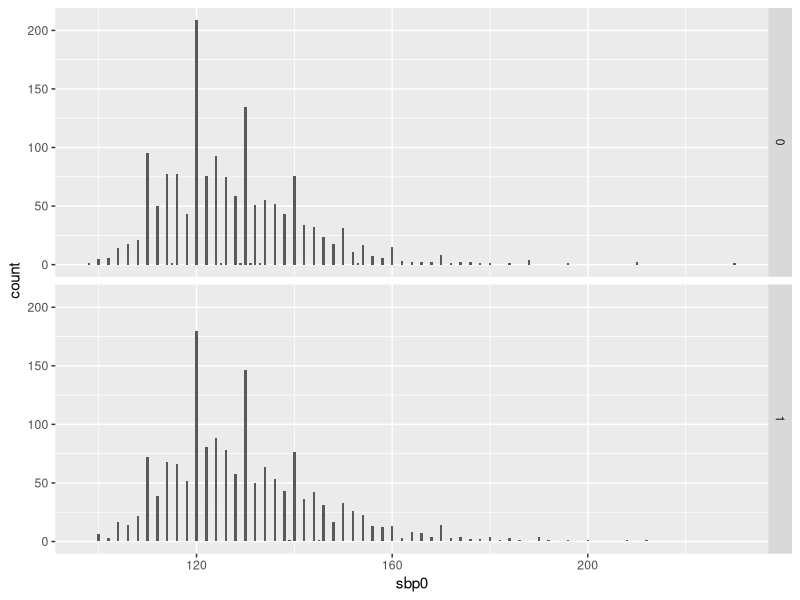

The R source for this figure: (Note: this script raises an error after producing the figure.)
## ---- chunk 1
library(epitools)
data(wcgs)
library(ggplot2)
wcgs$dibpat0f <- factor(wcgs$dibpat0)
ggplot(wcgs, aes(x = sbp0)) + geom_histogram(binwidth = .5) + facet_grid(dibpat0f ~ .)

table(wcgs$dibpat0f)

ggplot(data, aes(x = Fjoldi)) + geom_histogram(binwidth = .5)
